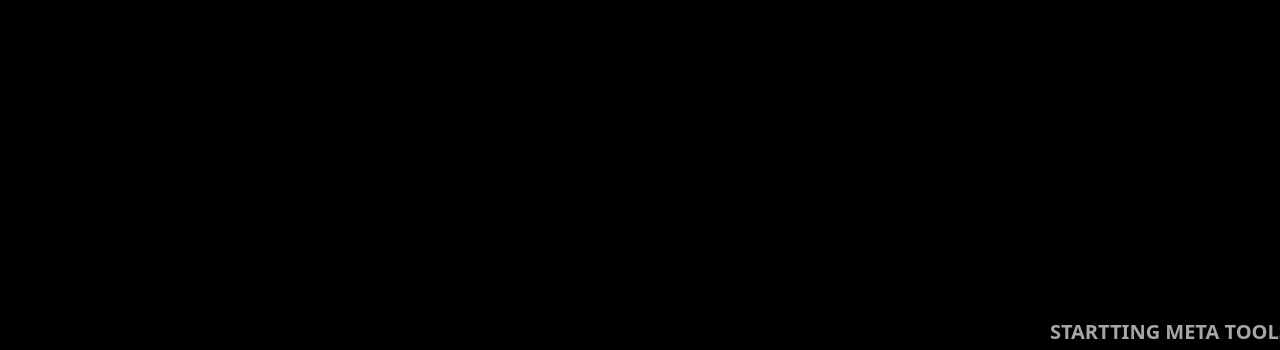
<?xml version="1.0" encoding="UTF-8"?>
<ui version="4.0">
 <class>SplashScreen</class>
 <widget class="QWidget" name="SplashScreen">
  <property name="windowModality">
   <enum>Qt::NonModal</enum>
  </property>
  <property name="geometry">
   <rect>
    <x>0</x>
    <y>0</y>
    <width>1280</width>
    <height>350</height>
   </rect>
  </property>
  <property name="palette">
   <palette>
    <active>
     <colorrole role="WindowText">
      <brush brushstyle="SolidPattern">
       <color alpha="255">
        <red>166</red>
        <green>166</green>
        <blue>166</blue>
       </color>
      </brush>
     </colorrole>
     <colorrole role="Text">
      <brush brushstyle="SolidPattern">
       <color alpha="255">
        <red>255</red>
        <green>255</green>
        <blue>255</blue>
       </color>
      </brush>
     </colorrole>
     <colorrole role="Base">
      <brush brushstyle="SolidPattern">
       <color alpha="255">
        <red>255</red>
        <green>255</green>
        <blue>255</blue>
       </color>
      </brush>
     </colorrole>
     <colorrole role="Window">
      <brush brushstyle="SolidPattern">
       <color alpha="255">
        <red>0</red>
        <green>0</green>
        <blue>0</blue>
       </color>
      </brush>
     </colorrole>
    </active>
    <inactive>
     <colorrole role="WindowText">
      <brush brushstyle="SolidPattern">
       <color alpha="255">
        <red>166</red>
        <green>166</green>
        <blue>166</blue>
       </color>
      </brush>
     </colorrole>
     <colorrole role="Text">
      <brush brushstyle="SolidPattern">
       <color alpha="255">
        <red>255</red>
        <green>255</green>
        <blue>255</blue>
       </color>
      </brush>
     </colorrole>
     <colorrole role="Base">
      <brush brushstyle="SolidPattern">
       <color alpha="255">
        <red>255</red>
        <green>255</green>
        <blue>255</blue>
       </color>
      </brush>
     </colorrole>
     <colorrole role="Window">
      <brush brushstyle="SolidPattern">
       <color alpha="255">
        <red>0</red>
        <green>0</green>
        <blue>0</blue>
       </color>
      </brush>
     </colorrole>
    </inactive>
    <disabled>
     <colorrole role="WindowText">
      <brush brushstyle="SolidPattern">
       <color alpha="255">
        <red>120</red>
        <green>120</green>
        <blue>120</blue>
       </color>
      </brush>
     </colorrole>
     <colorrole role="Text">
      <brush brushstyle="SolidPattern">
       <color alpha="255">
        <red>120</red>
        <green>120</green>
        <blue>120</blue>
       </color>
      </brush>
     </colorrole>
     <colorrole role="Base">
      <brush brushstyle="SolidPattern">
       <color alpha="255">
        <red>0</red>
        <green>0</green>
        <blue>0</blue>
       </color>
      </brush>
     </colorrole>
     <colorrole role="Window">
      <brush brushstyle="SolidPattern">
       <color alpha="255">
        <red>0</red>
        <green>0</green>
        <blue>0</blue>
       </color>
      </brush>
     </colorrole>
    </disabled>
   </palette>
  </property>
  <property name="font">
   <font>
    <pointsize>18</pointsize>
   </font>
  </property>
  <property name="focusPolicy">
   <enum>Qt::WheelFocus</enum>
  </property>
  <property name="windowTitle">
   <string>Form</string>
  </property>
  <property name="windowOpacity">
   <double>0.000000000000000</double>
  </property>
  <widget class="QLabel" name="NowLoading">
   <property name="geometry">
    <rect>
     <x>1050</x>
     <y>310</y>
     <width>231</width>
     <height>41</height>
    </rect>
   </property>
   <property name="font">
    <font>
     <family>ＭＳ ゴシック</family>
     <pointsize>15</pointsize>
     <weight>75</weight>
     <bold>true</bold>
    </font>
   </property>
   <property name="text">
    <string>STARTTING META TOOLS</string>
   </property>
  </widget>
 </widget>
 <resources/>
 <connections/>
</ui>
